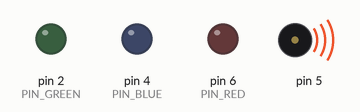
Simulated run of this sketch. Board: Arduino Uno, built with avr-gcc and run on an emulated ATmega328P. Shown: output pins drawn as LEDs (lit = HIGH), buzzer (waves = sounding).

Above: at 0.05 s.
At 1.35 s:
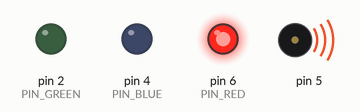
At 2.6 s:
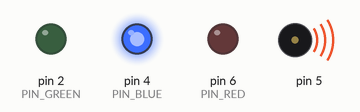
Timing chart, 0 to 3.0 s (numbered marks = the images above):
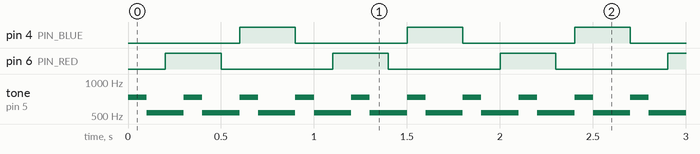

The sketch:

led_difuzor.ino
```cpp
#define PIN_RED 6
#define PIN_GREEN 2
#define PIN_BLUE 4
#define DIFUZOR 5

#define NUM_COLORS 13
byte colors[3][3] = {
    {0,0,255},{0,0,0},{255,0,0}
};

void setup(){
    pinMode(PIN_RED, OUTPUT);
    pinMode(PIN_GREEN, OUTPUT);
    pinMode(PIN_BLUE, OUTPUT);
    pinMode(5, OUTPUT);
}

void loop(){
    for(byte i = 0; i<=2; i++){
        tone(5,735,400);
        analogWrite(4, colors[i][0]);
        delay(100);
        tone(5,535,400);
        analogWrite(2, colors[i][1]);
        delay(100);
        analogWrite(6, colors[i][2]);
        delay(100);
    }
}
```

Measured:
- by itself, pin 4 (PIN_BLUE), pin 6 (PIN_RED): alternates HIGH for 0.30 s and LOW for 0.60 s
- by itself, tone on pin 5: alternates 735 Hz for 0.10 s and 535 Hz for 0.20 s
